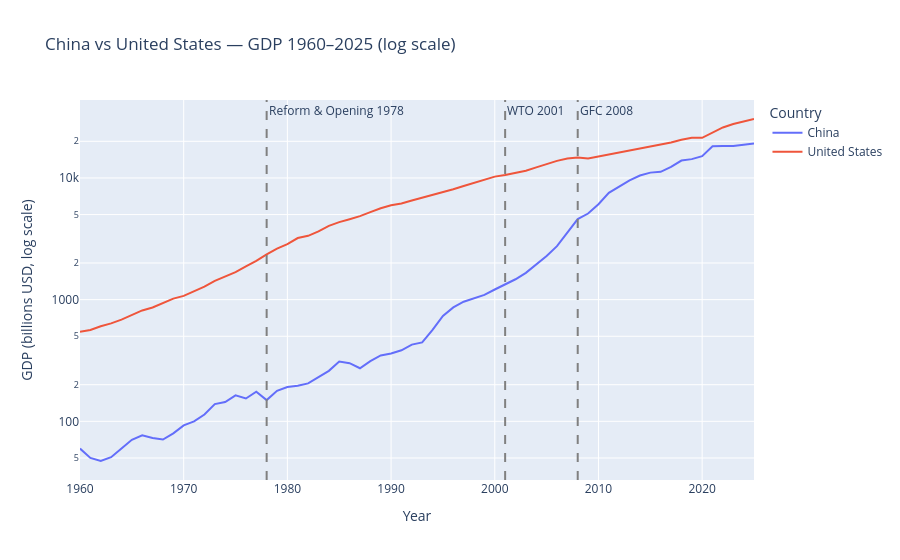

Notebook code cell kept with this figure:
### Markdown cell above
## Section 6 — Notable Country Trajectories

### Code cell
# China's rise vs USA (log scale)
sel = full_data[full_data['Country'].isin(['China', 'United States'])]
fig = px.line(sel, x='Year', y='GDP', color='Country',
              title='China vs United States — GDP 1960–2025 (log scale)',
              log_y=True)
fig.add_vline(x=1978, line_dash='dash', line_color='gray',
              annotation_text='Reform & Opening 1978', annotation_position='top right')
fig.add_vline(x=2001, line_dash='dash', line_color='gray', annotation_text='WTO 2001')
fig.add_vline(x=2008, line_dash='dash', line_color='gray', annotation_text='GFC 2008')
fig.update_layout(yaxis_title='GDP (billions USD, log scale)')
fig.show()

### Figure 1 — Plotly figure (JSON) as saved in the notebook; plotly's stock layout.template omitted (floating-point values rounded to 4 significant figures)
{"data": [{"hovertemplate": "Country=China<br>Year=%{x}<br>GDP=%{y}<extra></extra>", "legendgroup": "China", "line": {"color": "#636efa", "dash": "solid"}, "marker": {"symbol": "circle"}, "mode": "lines", "name": "China", "orientation": "v", "showlegend": true, "type": "scatter", "x": [1960, 1961, 1962, 1963, 1964, 1965, 1966, 1967, 1968, 1969, 1970, 1971, 1972, 1973, 1974, 1975, 1976, 1977, 1978, 1979, 1980, 1981, 1982, 1983, 1984, 1985, 1986, 1987, 1988, 1989, 1990, 1991, 1992, 1993, 1994, 1995, 1996, 1997, 1998, 1999, 2000, 2001, 2002, 2003, 2004, 2005, 2006, 2007, 2008, 2009, 2010, 2011, 2012, 2013, 2014, 2015, 2016, 2017, 2018, 2019, 2020, 2021, 2022, 2023, 2024, 2025], "xaxis": "x", "y": [59.72, 50.06, 47.21, 50.71, 59.71, 70.44, 76.72, 72.88, 70.85, 79.71, 92.6, 99.8, 113.7, 138.5, 144.2, 163.4, 153.9, 174.9, 149.5, 178.3, 191.2, 195.9, 205.1, 230.7, 259.9, 309.5, 300.8, 273.0, 312.4, 347.8, 360.9, 383.4, 426.9, 444.7, 564.3, 734.5, 863.8, 961.6, 1029.0, 1094.0, 1211.0, 1339.0, 1471.0, 1660.0, 1955.0, 2286.0, 2752.0, 3550.0, 4594.0, 5102.0, 6087.0, 7552.0, 8532.0, 9570.0, 10480.0, 11060.0, 11230.0, 12310.0, 13890.0, 14280.0, 15100.0, 18190.0, 18310.0, 18270.0, 18750.0, 19230.0], "yaxis": "y"}, {"hovertemplate": "Country=United States<br>Year=%{x}<br>GDP=%{y}<extra></extra>", "legendgroup": "United States", "line": {"color": "#EF553B", "dash": "solid"}, "marker": {"symbol": "circle"}, "mode": "lines", "name": "United States", "orientation": "v", "showlegend": true, "type": "scatter", "x": [1960, 1961, 1962, 1963, 1964, 1965, 1966, 1967, 1968, 1969, 1970, 1971, 1972, 1973, 1974, 1975, 1976, 1977, 1978, 1979, 1980, 1981, 1982, 1983, 1984, 1985, 1986, 1987, 1988, 1989, 1990, 1991, 1992, 1993, 1994, 1995, 1996, 1997, 1998, 1999, 2000, 2001, 2002, 2003, 2004, 2005, 2006, 2007, 2008, 2009, 2010, 2011, 2012, 2013, 2014, 2015, 2016, 2017, 2018, 2019, 2020, 2021, 2022, 2023, 2024, 2025], "xaxis": "x", "y": [543.3, 563.3, 605.1, 638.6, 685.8, 743.7, 815.0, 861.7, 942.5, 1020.0, 1073.0, 1165.0, 1279.0, 1425.0, 1545.0, 1685.0, 1873.0, 2082.0, 2352.0, 2627.0, 2857.0, 3207.0, 3344.0, 3634.0, 4038.0, 4339.0, 4580.0, 4855.0, 5236.0, 5642.0, 5963.0, 6158.0, 6520.0, 6859.0, 7287.0, 7640.0, 8073.0, 8578.0, 9063.0, 9631.0, 10250.0, 10580.0, 10940.0, 11460.0, 12210.0, 13040.0, 13810.0, 14450.0, 14710.0, 14450.0, 14990.0, 15540.0, 16200.0, 16780.0, 17530.0, 18240.0, 18750.0, 19540.0, 20610.0, 21430.0, 21350.0, 23680.0, 26010.0, 27720.0, 29180.0, 30510.0], "yaxis": "y"}], "layout": {"annotations": [{"showarrow": false, "text": "Reform & Opening 1978", "x": 1978, "xanchor": "left", "xref": "x", "y": 1, "yanchor": "top", "yref": "y domain"}, {"showarrow": false, "text": "WTO 2001", "x": 2001, "xanchor": "left", "xref": "x", "y": 1, "yanchor": "top", "yref": "y domain"}, {"showarrow": false, "text": "GFC 2008", "x": 2008, "xanchor": "left", "xref": "x", "y": 1, "yanchor": "top", "yref": "y domain"}], "legend": {"title": {"text": "Country"}, "tracegroupgap": 0}, "shapes": [{"line": {"color": "gray", "dash": "dash"}, "type": "line", "x0": 1978, "x1": 1978, "xref": "x", "y0": 0, "y1": 1, "yref": "y domain"}, {"line": {"color": "gray", "dash": "dash"}, "type": "line", "x0": 2001, "x1": 2001, "xref": "x", "y0": 0, "y1": 1, "yref": "y domain"}, {"line": {"color": "gray", "dash": "dash"}, "type": "line", "x0": 2008, "x1": 2008, "xref": "x", "y0": 0, "y1": 1, "yref": "y domain"}], "title": {"text": "China vs United States — GDP 1960–2025 (log scale)"}, "xaxis": {"anchor": "y", "domain": [0.0, 1.0], "title": {"text": "Year"}}, "yaxis": {"anchor": "x", "domain": [0.0, 1.0], "title": {"text": "GDP (billions USD, log scale)"}, "type": "log"}}}
